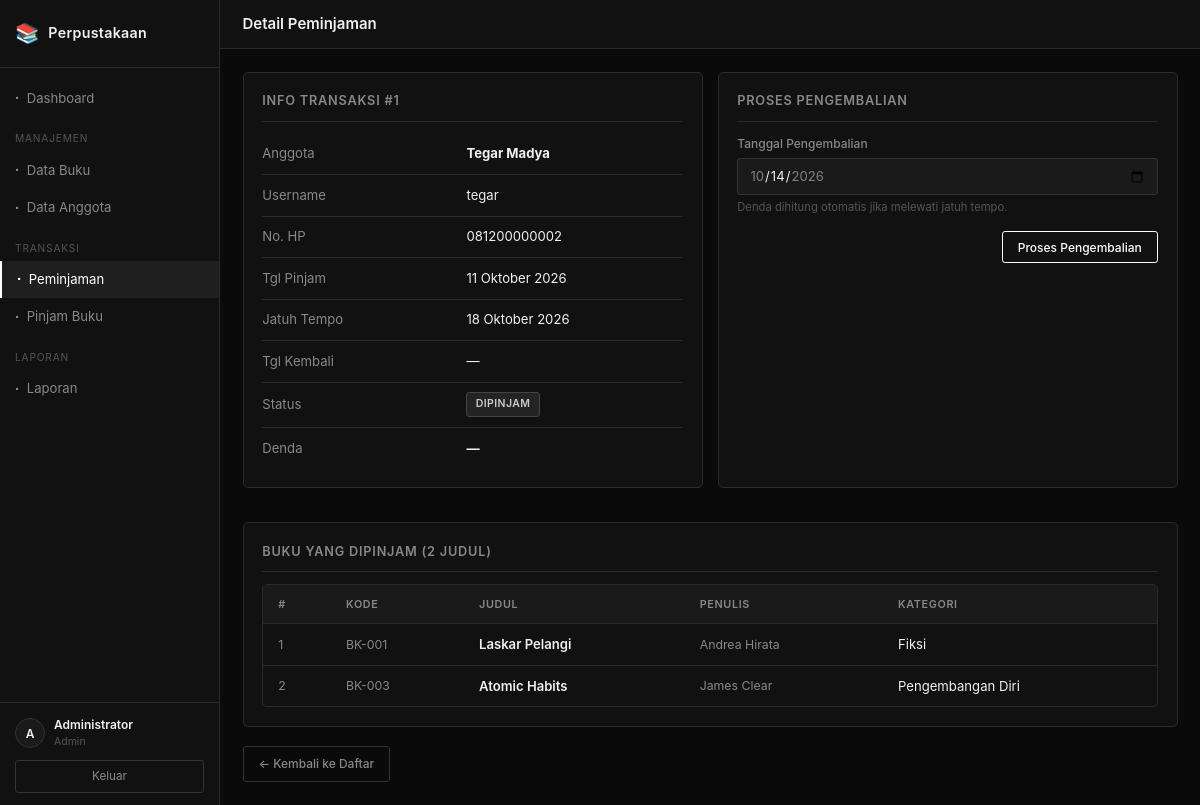
The page /admin/peminjaman/detail.php?id=1 (signed in) on the database its author committed.
### tables this page shows
CREATE TABLE peminjaman (
    id                  INT UNSIGNED AUTO_INCREMENT PRIMARY KEY,
    user_id             INT UNSIGNED NOT NULL,
    tanggal_pinjam      DATE         NOT NULL,
    tanggal_jatuh_tempo DATE         NOT NULL,
    tanggal_kembali     DATE         DEFAULT NULL,
    status              ENUM('dipinjam','dikembalikan') NOT NULL DEFAULT 'dipinjam',
    denda               DECIMAL(12,2) NOT NULL DEFAULT 0.00,
    CONSTRAINT fk_peminjaman_user FOREIGN KEY (user_id) REFERENCES users(id) ON UPDATE CASCADE
);

CREATE TABLE users (
    id          INT UNSIGNED AUTO_INCREMENT PRIMARY KEY,
    nama        VARCHAR(100) NOT NULL,
    username    VARCHAR(50)  NOT NULL UNIQUE,
    password    VARCHAR(255) NOT NULL,
    role        ENUM('admin','anggota') NOT NULL DEFAULT 'anggota',
    no_hp       VARCHAR(20)  DEFAULT NULL,
    created_at  DATETIME     NOT NULL DEFAULT CURRENT_TIMESTAMP
);

CREATE TABLE buku (
    id              INT UNSIGNED AUTO_INCREMENT PRIMARY KEY,
    kode_buku       VARCHAR(20)  NOT NULL UNIQUE,
    judul           VARCHAR(200) NOT NULL,
    penulis         VARCHAR(150) NOT NULL,
    penerbit        VARCHAR(150) NOT NULL,
    tahun_terbit    YEAR         NOT NULL,
    kategori        VARCHAR(80)  NOT NULL,
    stok            INT UNSIGNED NOT NULL DEFAULT 1,
    stok_tersedia   INT UNSIGNED NOT NULL DEFAULT 1,
    created_at      DATETIME     NOT NULL DEFAULT CURRENT_TIMESTAMP
);

### includes/fungsi.php (called while the page is built, shortened)
<?php
function formatTanggal(?string $tanggal): string {
    $bulan = [
        1=>'Januari',2=>'Februari',3=>'Maret',4=>'April',
        5=>'Mei',6=>'Juni',7=>'Juli',8=>'Agustus',
        9=>'September',10=>'Oktober',11=>'November',12=>'Desember'
    ];
    $d = new DateTime($tanggal);
    return $d->format('d') . ' ' . $bulan[(int)$d->format('n')] . ' ' . $d->format('Y');
}
function isTelat(string $jatuhTempo): bool {
    $today   = new DateTime();
    $expired = new DateTime($jatuhTempo);
    return $today > $expired;
}
function e(string $str): string {
    return htmlspecialchars($str, ENT_QUOTES, 'UTF-8');
}

### admin/peminjaman/detail.php (the view, shortened to what this page needs)
<?php
require_once __DIR__ . '/../../config/koneksi.php';
require_once __DIR__ . '/../../includes/fungsi.php';
$id = (int) ($_GET['id'] ?? 0);
$stmtP = $pdo->prepare("
    SELECT p.*, u.nama, u.username, u.no_hp
    FROM peminjaman p
    JOIN users u ON p.user_id = u.id
    WHERE p.id = :id LIMIT 1
");
$stmtP->execute([':id' => $id]);
$pinjam = $stmtP->fetch();
$detailBuku = $pdo->prepare("
    SELECT b.id, b.kode_buku, b.judul, b.penulis, b.kategori
    FROM detail_peminjaman dp
    JOIN buku b ON dp.buku_id = b.id
    WHERE dp.peminjaman_id = :pid
");
$detailBuku->execute([':pid' => $id]);
$bukuList = $detailBuku->fetchAll();
$jumlahBuku = count($bukuList);
$isLate = ($pinjam['status'] === 'dipinjam' && isTelat($pinjam['tanggal_jatuh_tempo']));
require_once __DIR__ . '/../../includes/header.php';
?>
<div style="display:grid;grid-template-columns:1fr 1fr;gap:1rem;margin-bottom:1rem;">
    <div class="card">
        <div class="card-title">Info Transaksi #<?= $pinjam['id'] ?></div>
        <table style="width:100%;font-size:0.875rem;border-collapse:collapse;">
            <tr><td style="padding:0.4rem 0;color:var(--text-secondary);width:45%;">Anggota</td>
                <td><strong><?= e($pinjam['nama']) ?></strong></td></tr>
            <tr><td style="padding:0.4rem 0;color:var(--text-secondary);">Username</td>
                <td><?= e($pinjam['username']) ?></td></tr>
            <tr><td style="padding:0.4rem 0;color:var(--text-secondary);">No. HP</td>
                <td><?= e($pinjam['no_hp'] ?: '—') ?></td></tr>
            <tr><td style="padding:0.4rem 0;color:var(--text-secondary);">Tgl Pinjam</td>
                <td><?= formatTanggal($pinjam['tanggal_pinjam']) ?></td></tr>
            <tr><td style="padding:0.4rem 0;color:var(--text-secondary);">Jatuh Tempo</td>
                <td><?= formatTanggal($pinjam['tanggal_jatuh_tempo']) ?></td></tr>
            <tr><td style="padding:0.4rem 0;color:var(--text-secondary);">Tgl Kembali</td>
                <td><?= $pinjam['tanggal_kembali'] ? formatTanggal($pinjam['tanggal_kembali']) : '—' ?></td></tr>
            <tr><td style="padding:0.4rem 0;color:var(--text-secondary);">Status</td>
                <td>
                    <?php if ($pinjam['status'] === 'dikembalikan'): ?>
                        <span class="badge badge-dikembalikan">Dikembalikan</span>
                    <?php elseif ($isLate): ?>
                        <span class="badge badge-telat">Terlambat</span>
                    <?php else: ?>
                        <span class="badge badge-dipinjam">Dipinjam</span>
                    <?php endif; ?>
                </td>
            </tr>
            <tr><td style="padding:0.4rem 0;color:var(--text-secondary);">Denda</td>
                <td><strong><?= $pinjam['denda'] > 0 ? formatRupiah($pinjam['denda']) : '—' ?></strong></td></tr>
        </table>
    </div>
    <div class="card">
        <?php if ($pinjam['status'] === 'dipinjam'): ?>
            <div class="card-title">Proses Pengembalian</div>
            <form method="POST" action="">
                <div class="form-group">
                    <label class="form-label" for="tanggal_kembali">Tanggal Pengembalian</label>
                    <input type="date" id="tanggal_kembali" name="tanggal_kembali" class="form-control"
                           value="<?= date('Y-m-d') ?>"
                           min="<?= $pinjam['tanggal_pinjam'] ?>"
                           max="<?= date('Y-m-d') ?>">
                    <div class="form-text">Denda dihitung otomatis jika melewati jatuh tempo.</div>
                </div>
                <div class="form-actions" style="margin-top:0.5rem;">
                    <button type="submit" class="btn btn-primary"
                            onclick="return confirm('Konfirmasi pengembalian buku? Stok akan dikembalikan dan denda dihitung.')">
                        Proses Pengembalian
                    </button>
                </div>
            </form>
        <?php endif; ?>
    </div>
</div>
<div class="card">
    <div class="card-title">Buku yang Dipinjam (<?= $jumlahBuku ?> judul)</div>
    <div class="table-wrapper">
        <table>
            <thead>
                <tr>
                    <th>#</th>
                    <th>Kode</th>
                    <th>Judul</th>
                    <th>Penulis</th>
                    <th>Kategori</th>
                </tr>
            </thead>
            <tbody>
                <?php foreach ($bukuList as $i => $b): ?>
                    <tr>
                        <td class="td-muted"><?= $i + 1 ?></td>
                        <td class="td-muted"><?= e($b['kode_buku']) ?></td>
                        <td class="fw-bold"><?= e($b['judul']) ?></td>
                        <td class="td-muted"><?= e($b['penulis']) ?></td>
                        <td><?= e($b['kategori']) ?></td>
                    </tr>
                <?php endforeach; ?>
            </tbody>
        </table>
    </div>
</div>
<div class="btn-group">
    <a href="<?= APP_URL ?>/admin/peminjaman/index.php" class="btn btn-secondary">← Kembali ke Daftar</a>
</div>
<?php require_once __DIR__ . '/../../includes/footer.php'; ?>

### assets/css/style.css (style rules this page uses)
*, *::before, *::after { box-sizing: border-box; margin: 0; padding: 0; }
:root { --bg-base: #0a0a0a; --bg-surface: #111111; --bg-elevated: #1a1a1a; --bg-hover: #222222; --border: #2a2a2a; --border-light: #333333; --text-primary: #f0f0f0; --text-secondary: #888888; --text-muted: #555555; --white: #ffffff; --white-dim: rgba(255,255,255,0.06); --status-ok: #6a6a6a; --status-warn: #888888; --status-bad: #4a4a4a; --sidebar-w: 220px; --radius: 5px; --radius-sm: 3px; --transition: 0.15s ease; --font: -apple-system, BlinkMacSystemFont, 'Segoe UI', Roboto, Oxygen, Ubuntu, sans-serif; }
html { font-size: 15px; scroll-behavior: smooth; }
body { font-family: var(--font); background: var(--bg-base); color: var(--text-primary); line-height: 1.6; min-height: 100vh; }
a { color: inherit; text-decoration: none; }
.card { background: var(--bg-surface); border: 1px solid var(--border); border-radius: var(--radius); padding: 1.25rem; margin-bottom: 1.25rem; }
.card-title { font-size: 0.85rem; font-weight: 600; text-transform: uppercase; letter-spacing: 0.06em; color: var(--text-secondary); margin-bottom: 0.8rem; padding-bottom: 0.6rem; border-bottom: 1px solid var(--border); }
.table-wrapper { overflow-x: auto; border: 1px solid var(--border); border-radius: var(--radius); }
table { width: 100%; border-collapse: collapse; font-size: 0.875rem; }
thead th { background: var(--bg-elevated); color: var(--text-secondary); font-size: 0.72rem; font-weight: 600; text-transform: uppercase; letter-spacing: 0.06em; padding: 0.7rem 1rem; border-bottom: 1px solid var(--border); text-align: left; white-space: nowrap; }
tbody td { padding: 0.65rem 1rem; border-bottom: 1px solid var(--border); color: var(--text-primary); vertical-align: middle; }
tbody tr:last-child td { border-bottom: none; }
.td-muted { color: var(--text-secondary); font-size: 0.82rem; }
.badge { display: inline-block; padding: 0.2rem 0.55rem; font-size: 0.7rem; font-weight: 600; letter-spacing: 0.04em; border-radius: var(--radius-sm); text-transform: uppercase; }
.badge-dipinjam { background: rgba(255,255,255,0.08); color: #ccc; border: 1px solid #444; }
.form-group { margin-bottom: 1rem; }
.form-label { display: block; font-size: 0.8rem; font-weight: 500; color: var(--text-secondary); margin-bottom: 0.35rem; }
.form-control { width: 100%; background: var(--bg-elevated); border: 1px solid var(--border-light); border-radius: var(--radius-sm); color: var(--text-primary); padding: 0.55rem 0.75rem; font-size: 0.875rem; font-family: var(--font); transition: border-color var(--transition); -webkit-appearance: none; }
.form-control::placeholder { color: var(--text-muted); }
.form-text { font-size: 0.75rem; color: var(--text-muted); margin-top: 0.25rem; }
.btn { display: inline-flex; align-items: center; gap: 0.35rem; padding: 0.5rem 1rem; font-size: 0.8rem; font-weight: 500; font-family: var(--font); border-radius: var(--radius-sm); cursor: pointer; transition: background var(--transition), color var(--transition), border-color var(--transition); border: 1px solid transparent; text-decoration: none; }
.btn-primary { background: transparent; border-color: var(--white); color: var(--white); }
.btn-secondary { background: transparent; border-color: var(--border-light); color: var(--text-secondary); }
.btn-group { display: flex; gap: 0.5rem; flex-wrap: wrap; }
.form-actions { display: flex; justify-content: flex-end; gap: 0.5rem; margin-top: 1.25rem; }
.fw-bold { font-weight: 600; }

### rows shown on the page
peminjaman: id "1", user.nama "Tegar Madya", user.username "tegar", user.no_hp "081200000002", tanggal_pinjam "11 Oktober 2026", tanggal_jatuh_tempo "18 Oktober 2026"
buku: kode_buku "BK-001", judul "Laskar Pelangi", penulis "Andrea Hirata", kategori "Fiksi"
buku: kode_buku "BK-003", judul "Atomic Habits", penulis "James Clear", kategori "Pengembangan Diri"

### other values the page prints
APP_NAME "Perpustakaan"
substr($user['nama'], 0, 1) "A"
$user['nama'] "Administrator"
$user['role'] "Admin"
$pageTitle "Detail Peminjaman"
$jumlahBuku "2"
